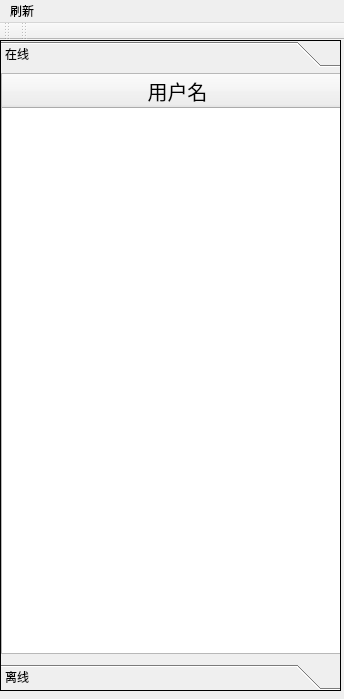
<?xml version="1.0" encoding="UTF-8"?>
<ui version="4.0">
 <class>MainWindow</class>
 <widget class="QMainWindow" name="MainWindow">
  <property name="enabled">
   <bool>true</bool>
  </property>
  <property name="geometry">
   <rect>
    <x>0</x>
    <y>0</y>
    <width>344</width>
    <height>699</height>
   </rect>
  </property>
  <property name="windowTitle">
   <string>Myqq</string>
  </property>
  <widget class="QWidget" name="centralWidget">
   <widget class="QToolBox" name="toolBox">
    <property name="geometry">
     <rect>
      <x>0</x>
      <y>0</y>
      <width>341</width>
      <height>651</height>
     </rect>
    </property>
    <property name="sizePolicy">
     <sizepolicy hsizetype="Preferred" vsizetype="Preferred">
      <horstretch>1</horstretch>
      <verstretch>1</verstretch>
     </sizepolicy>
    </property>
    <property name="frameShape">
     <enum>QFrame::Box</enum>
    </property>
    <property name="currentIndex">
     <number>0</number>
    </property>
    <widget class="QWidget" name="online_member">
     <property name="geometry">
      <rect>
       <x>0</x>
       <y>0</y>
       <width>339</width>
       <height>579</height>
      </rect>
     </property>
     <attribute name="label">
      <string>在线</string>
     </attribute>
     <widget class="QTableWidget" name="online_member_list">
      <property name="geometry">
       <rect>
        <x>0</x>
        <y>0</y>
        <width>341</width>
        <height>581</height>
       </rect>
      </property>
      <property name="horizontalScrollBarPolicy">
       <enum>Qt::ScrollBarAsNeeded</enum>
      </property>
      <property name="editTriggers">
       <set>QAbstractItemView::NoEditTriggers</set>
      </property>
      <property name="dragEnabled">
       <bool>false</bool>
      </property>
      <property name="selectionMode">
       <enum>QAbstractItemView::SingleSelection</enum>
      </property>
      <property name="selectionBehavior">
       <enum>QAbstractItemView::SelectRows</enum>
      </property>
      <property name="showGrid">
       <bool>false</bool>
      </property>
      <attribute name="horizontalHeaderCascadingSectionResizes">
       <bool>false</bool>
      </attribute>
      <attribute name="horizontalHeaderDefaultSectionSize">
       <number>351</number>
      </attribute>
      <column>
       <property name="text">
        <string>用户名</string>
       </property>
       <property name="font">
        <font>
         <pointsize>15</pointsize>
        </font>
       </property>
      </column>
     </widget>
    </widget>
    <widget class="QWidget" name="offline_member">
     <property name="geometry">
      <rect>
       <x>0</x>
       <y>0</y>
       <width>339</width>
       <height>579</height>
      </rect>
     </property>
     <attribute name="label">
      <string>离线</string>
     </attribute>
     <widget class="QTableWidget" name="offline_memeber_list">
      <property name="geometry">
       <rect>
        <x>0</x>
        <y>0</y>
        <width>341</width>
        <height>581</height>
       </rect>
      </property>
      <property name="editTriggers">
       <set>QAbstractItemView::NoEditTriggers</set>
      </property>
      <property name="selectionMode">
       <enum>QAbstractItemView::SingleSelection</enum>
      </property>
      <property name="selectionBehavior">
       <enum>QAbstractItemView::SelectRows</enum>
      </property>
      <property name="showGrid">
       <bool>false</bool>
      </property>
      <attribute name="horizontalHeaderDefaultSectionSize">
       <number>340</number>
      </attribute>
      <column>
       <property name="text">
        <string>用户名</string>
       </property>
       <property name="font">
        <font>
         <pointsize>15</pointsize>
        </font>
       </property>
      </column>
     </widget>
    </widget>
   </widget>
  </widget>
  <widget class="QToolBar" name="mainToolBar">
   <attribute name="toolBarArea">
    <enum>TopToolBarArea</enum>
   </attribute>
   <attribute name="toolBarBreak">
    <bool>false</bool>
   </attribute>
  </widget>
  <widget class="QToolBar" name="toolBar">
   <property name="windowTitle">
    <string>toolBar</string>
   </property>
   <attribute name="toolBarArea">
    <enum>TopToolBarArea</enum>
   </attribute>
   <attribute name="toolBarBreak">
    <bool>false</bool>
   </attribute>
  </widget>
  <widget class="QMenuBar" name="menuBar">
   <property name="geometry">
    <rect>
     <x>0</x>
     <y>0</y>
     <width>344</width>
     <height>26</height>
    </rect>
   </property>
   <widget class="QMenu" name="menu">
    <property name="title">
     <string>刷新</string>
    </property>
    <addaction name="action"/>
   </widget>
   <addaction name="menu"/>
  </widget>
  <action name="action">
   <property name="text">
    <string>刷新</string>
   </property>
   <property name="shortcut">
    <string>F5</string>
   </property>
  </action>
 </widget>
 <layoutdefault spacing="6" margin="11"/>
 <resources/>
 <connections/>
</ui>
